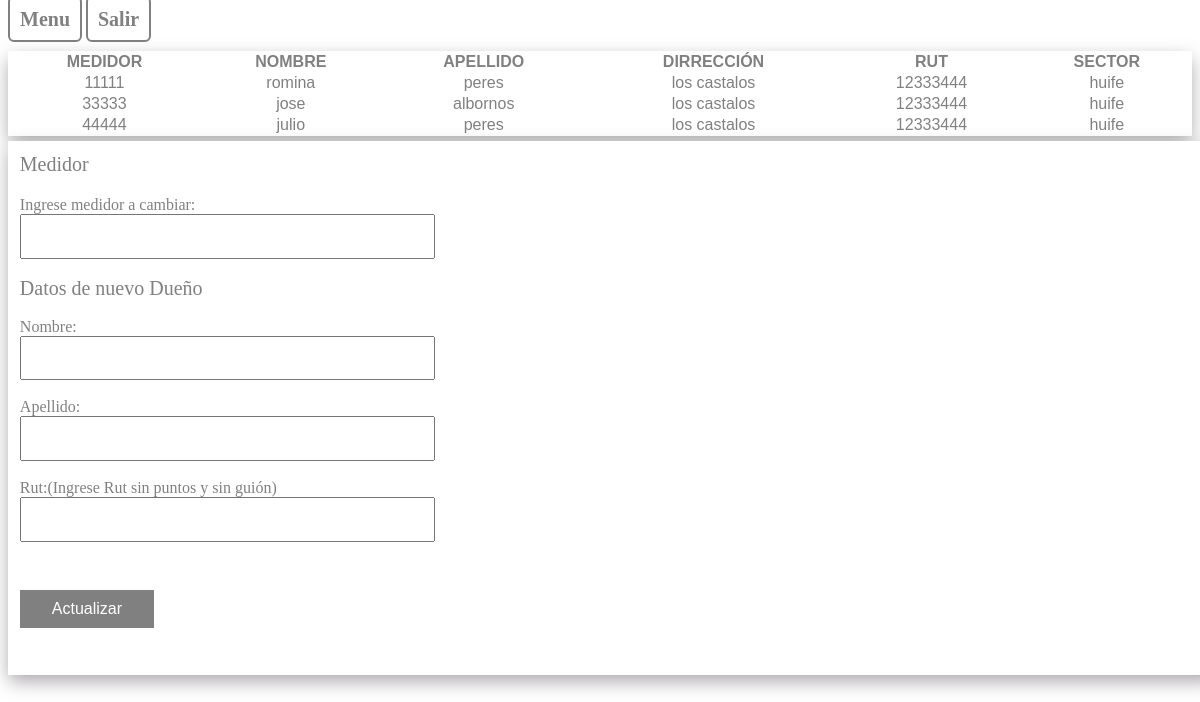
The page /actualizarDueno.php (signed in) on the database its author committed.
### tables this page shows
CREATE TABLE `usuario` (
  `id` int(200) NOT NULL,
  `medidor` int(200) NOT NULL,
  `nombre` varchar(200) NOT NULL,
  `apellido` varchar(200) NOT NULL,
  `rut` int(200) NOT NULL,
  `direccion` varchar(200) NOT NULL,
  `sector` varchar(200) NOT NULL,
  `correo` varchar(200) NOT NULL
);

### actualizarDueno.php (the view, shortened to what this page needs)
<!DOCTYPE html>
<html>
<head>
</head>
<a class="boton_menu" href="menu.php">Menu</a>
    <a class="boton_menu" href="salir.php">Salir</a>
<?php
include'conexion.php';
$update = mysqli_query($conexion, "SELECT * FROM usuario");
?>
<table class="tabla" border="1px">
		<thead>
		<tr>
			<th class="th">MEDIDOR</th>
			<th class="th">NOMBRE</th>
			<th class="th">APELLIDO</th>
			<th class="th">DIRRECCIÓN</th>
			<th class="th">RUT</th>
			<th class="th">SECTOR</th>
		</tr>
		</thead>
<?php
while ( $row=mysqli_fetch_array($update)) {?>
<tr>
<td><?php echo $row['medidor'] ?></td>
    <td><?php echo $row['nombre'] ?></td>
    <td><?php echo $row['apellido'] ?></td>
    <td><?php echo $row['direccion'] ?></td>
        <td><?php echo $row['rut'] ?></td>
    <td><?php echo $row['sector'] ?></td>
 </tr>
<?php } ?>
</table>
<div id="box">
<div>
	<a>Medidor</a>
</div>
<form id="form" action="actualizarDatos.php" method="post">
    <div>
        <label id="nominput" >Ingrese medidor a cambiar:</label>
        <br>
        <input class="input" type="text" name="medidor"/>
    </div>
    <br>
    <div>
	<a>Datos de nuevo Dueño</a>
	<br>
	<br>
</div>
    <div>
         <label id="nominput" >Nombre:</label>
        <br>
        <input class="input" type="text" name="nombre"/>
    </div>
    <br>
     <div>
         <label id="nominput" >Apellido:</label>
        <br>
        <input class="input" type="text" name="apellido"/>
    </div>
    <br>
    <div>
         <label id="nominput" >Rut:(Ingrese Rut sin puntos y sin guión)</label>
        <br>
        <input class="input" type="number" name="rut"/>
    </div>
    <br>
    <div>
        <button class="button" type="submit">Actualizar</button>
    </div>
</form>
</div>

### css/actualizar.css (style rules this page uses)
.tabla { margin-top:20px; font-family: "Trebuchet MS", Arial, Helvetica, sans-serif; border-collapse: collapse; width: 100%; text-align: center; background-color: #ffffff; border:2px; border-color: #ffffff; color:gray; -webkit-box-shadow: 0px 7px 18px -1px rgba(168,165,168,1); -moz-box-shadow: 0px 7px 18px -1px rgba(168,165,168,1); box-shadow: 0px 7px 18px -1px rgba(168,165,168,1); }
.boton_menu { text-decoration: none; padding: 10px; font-weight: 600; font-size: 20px; color: gray; background-color: #ffffff; border-radius: 6px; border: 2px solid gray; }
.th { color: gray; text-align: center; background-color: #ffffff; }
a { margin-top: 1px; color:gray; font-size: 20px; }
#box { margin-top: 5px; background: #ffffff; padding: 1%; width: 100%; height: 510px; margin-left: auto; margin-right: auto; -webkit-box-shadow: 0px 7px 18px -1px rgba(168,165,168,1); -moz-box-shadow: 0px 7px 18px -1px rgba(168,165,168,1); box-shadow: 0px 7px 18px -1px rgba(168,165,168,1); }
#form { margin-top: 20px; display: inline-block; }
#nominput { color: gray; }
.input { padding: 5%; width: 150%; }
.button { margin-top: 30px; background-color: gray; border: none; color: white; padding: 10px 32px; text-align: center; text-decoration: none; display: inline-block; font-size: 16px; }

### rows shown on the page
usuario: medidor "11111", nombre "romina", apellido "peres", direccion "los castalos", rut "12333444", sector "huife"
usuario: medidor "33333", nombre "jose", apellido "albornos", direccion "los castalos", rut "12333444", sector "huife"
usuario: medidor "44444", nombre "julio", apellido "peres", direccion "los castalos", rut "12333444", sector "huife"
